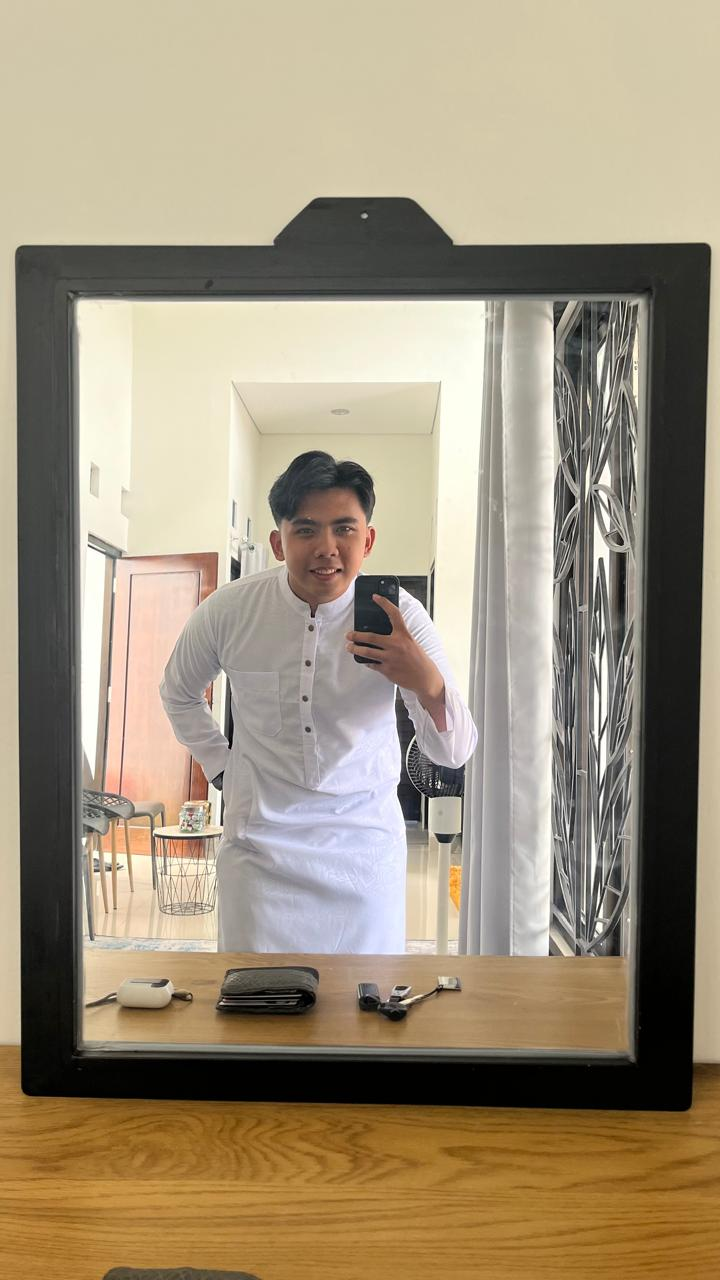
#> input picture foto_diri_filtering.jpg, 720 x 1280 px
$ jupyter execute filtering_citra.ipynb
#> lines starting #> are read from the running program, lines starting #| are printed output that depends on the picture
[cell 1]
import cv2
import numpy as np
import matplotlib.pyplot as plt

### Baca gambar

[cell 2]
img = cv2.imread('foto_diri_filtering.jpg')
#> img is the input picture: shape (1280, 720, 3); mean B, G, R 123.3, 145.8, 159.1

### Median filtering (fungsi bawaan OpenCV)

[cell 3]
median = cv2.medianBlur(img, 5)

### Mean filtering (manual pakai kernel rata-rata)

[cell 4]
kernel = np.ones((3, 3), np.float32) / 9
mean = cv2.filter2D(img, -1, kernel)

### Tampilkan hasil

[cell 5]
titles = ['Gambar Asli', 'Median Filter', 'Mean Filter (Manual)']
images = [img, median, mean]

[cell 6]
plt.figure(figsize=(15, 5))
for i in range(3):
    plt.subplot(1, 3, i + 1)
    plt.imshow(cv2.cvtColor(images[i], cv2.COLOR_BGR2RGB))
    plt.title(titles[i])
    plt.axis('off')
plt.tight_layout()
plt.show()
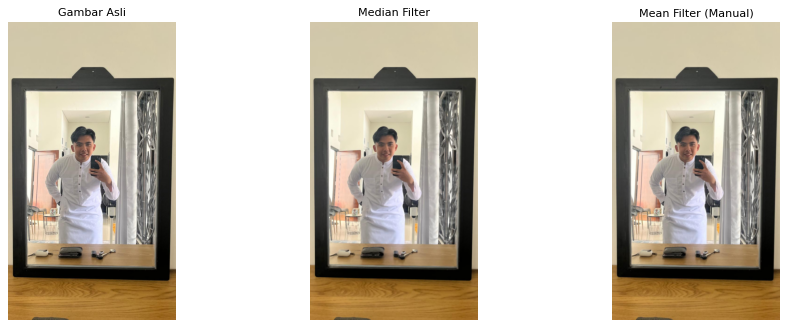
#> figure drawn by matplotlib, 3 panels


$ run again, with bukti_lokasi_filtering.jpg copied over foto_diri_filtering.jpg
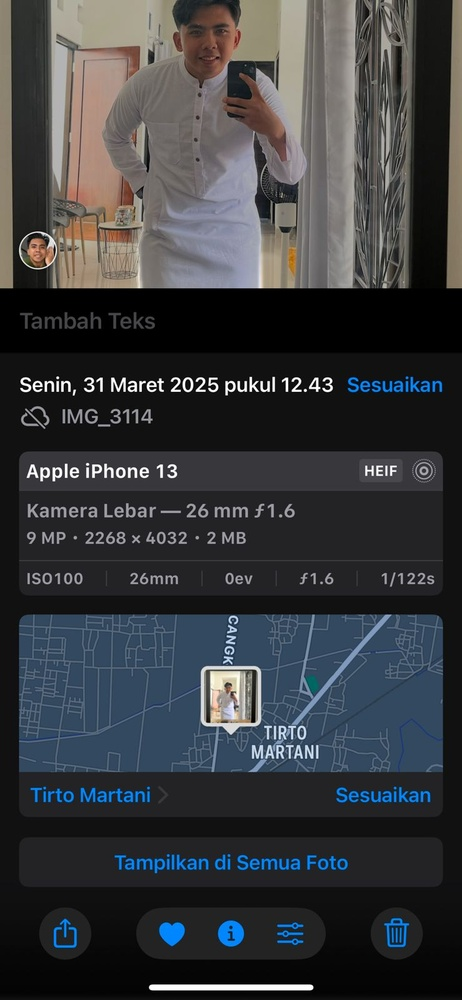
#> input picture bukti_lokasi_filtering.jpg, 462 x 1000 px, shrunk from 739 x 1600 before the run
#> img is the input picture: shape (1000, 462, 3); mean B, G, R 62.2, 59.1, 57
#> `median = cv2.medianBlur(img, 5)`:
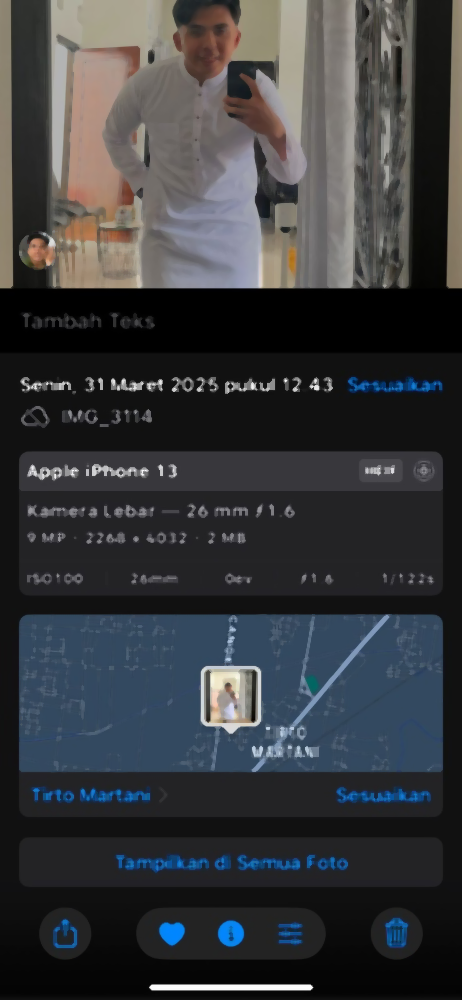
#> median: shape (1000, 462, 3); mean B, G, R 60.9, 57.8, 55.9
#> `plt.show()`:
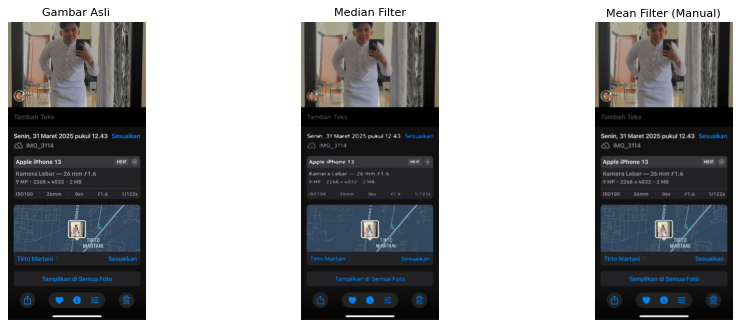
#> figure drawn by matplotlib, 3 panels

$ run again, with bukti_lokasi_tepi.jpg copied over foto_diri_filtering.jpg
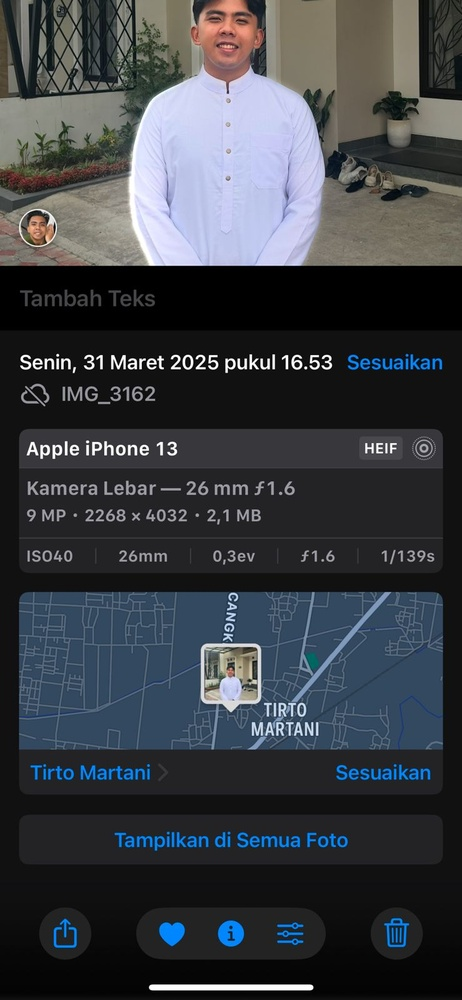
#> input picture bukti_lokasi_tepi.jpg, 462 x 1000 px, shrunk from 739 x 1600 before the run
#> img is the input picture: shape (1000, 462, 3); mean B, G, R 68.3, 63, 59.2
#> `median = cv2.medianBlur(img, 5)`:
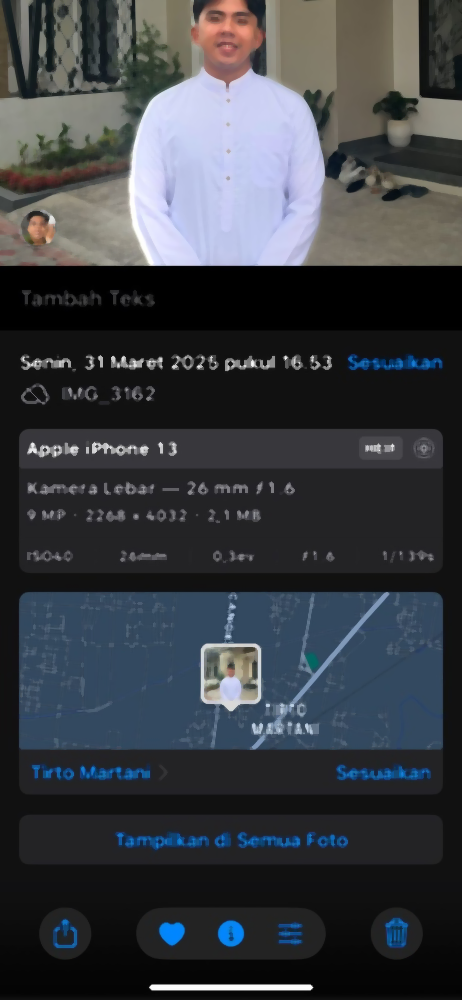
#> median: shape (1000, 462, 3); mean B, G, R 67.1, 61.8, 58.3
#> `plt.show()`:
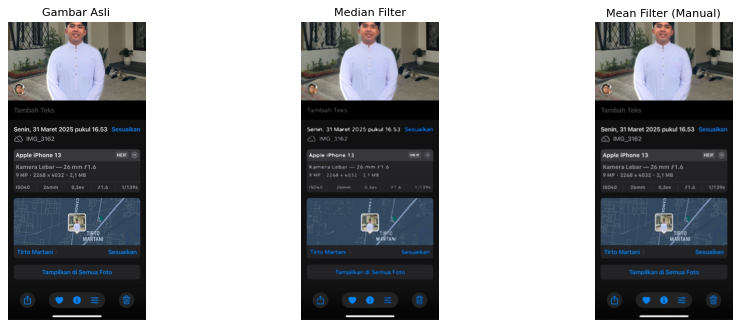
#> figure drawn by matplotlib, 3 panels
